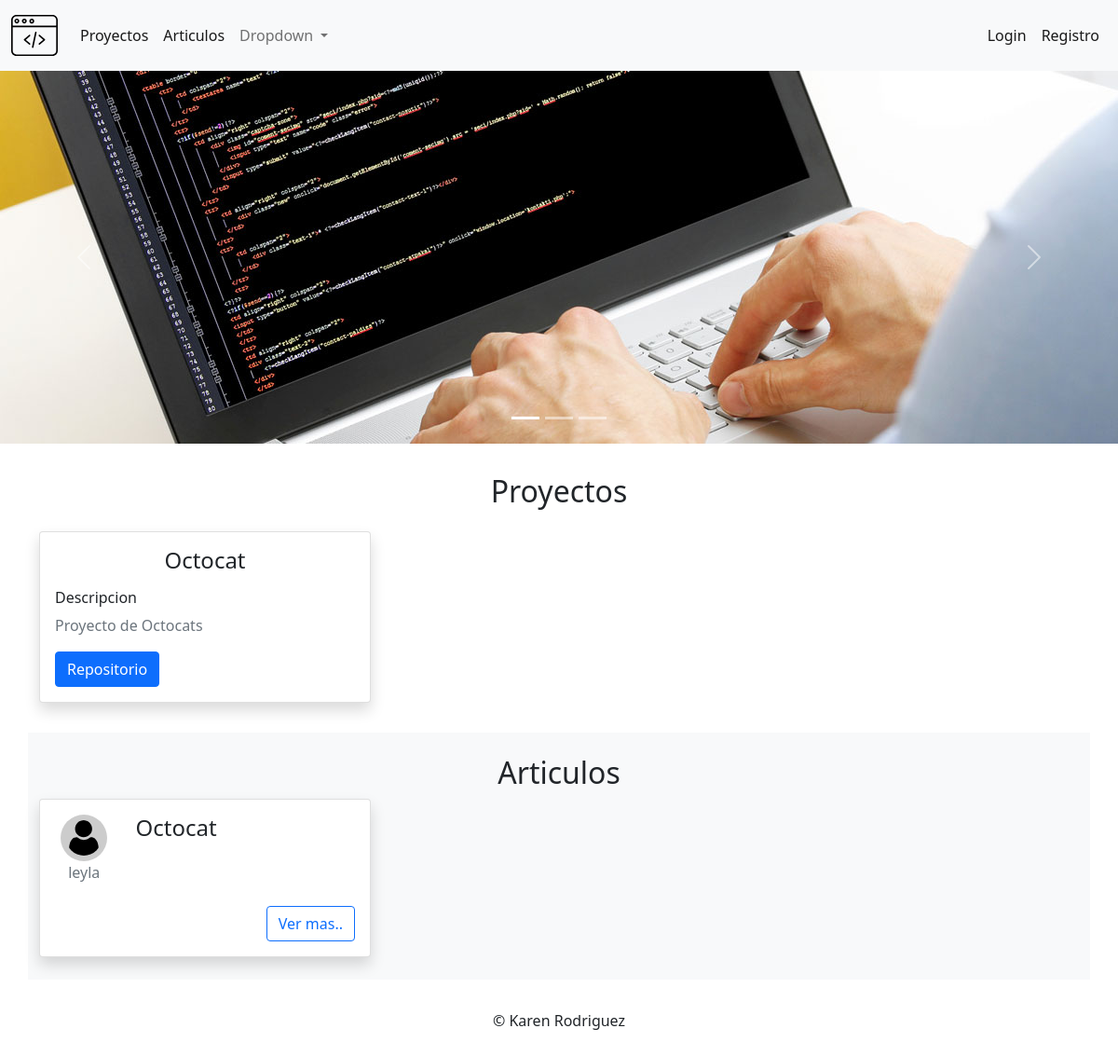
Before: / with the older database file.
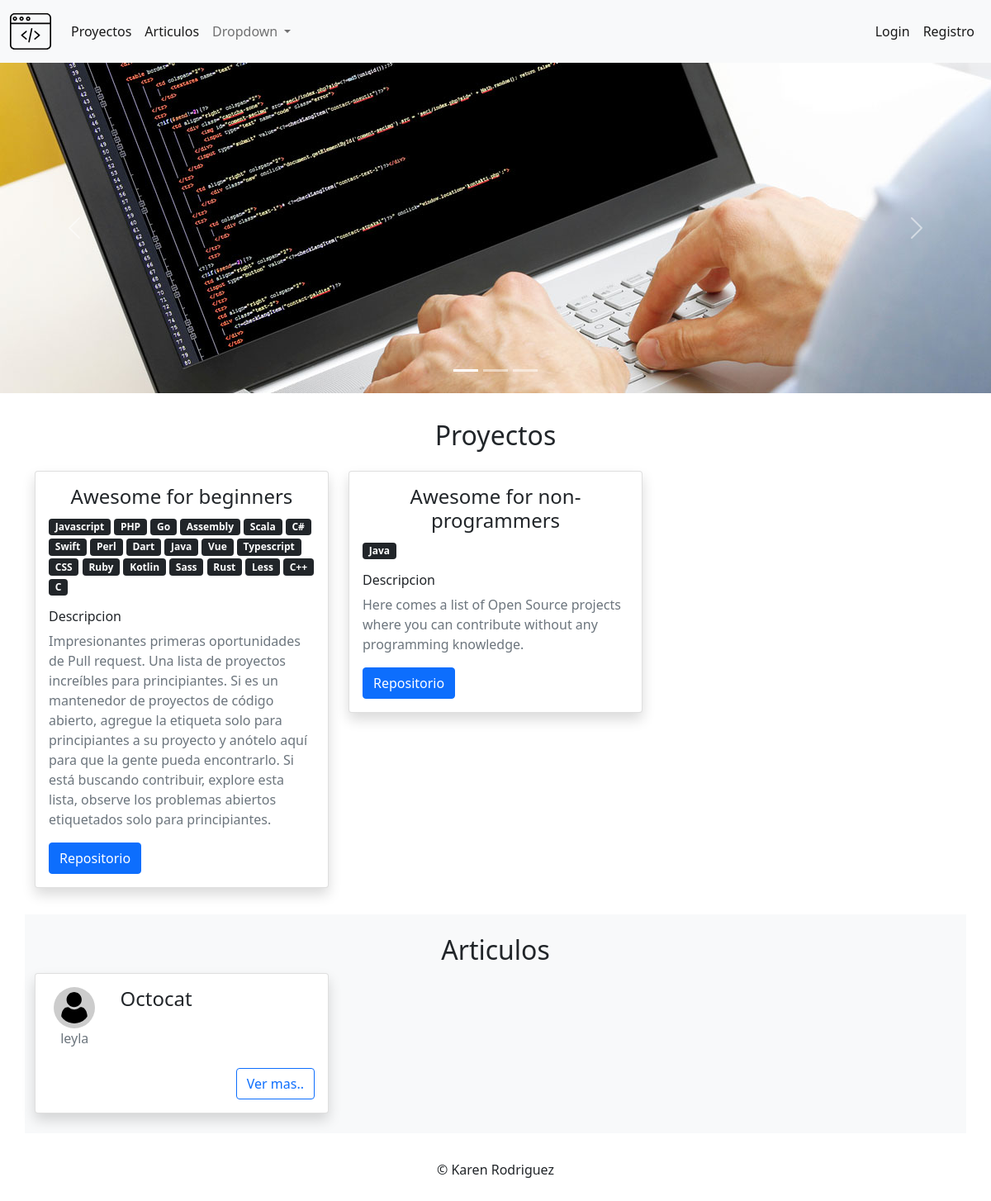
After: the same page with the newer database file.
### tables this page shows
CREATE TABLE proyectos (
  id_proyecto INT NOT NULL UNIQUE AUTO_INCREMENT,
  usuario_id INT NOT NULL,
  nombre VARCHAR(255) NOT NULL,
  descripcion TEXT NOT NULL,
  repositorio VARCHAR(255) NOT NULL UNIQUE,
  tags TEXT,
  estado TINYINT NOT NULL DEFAULT 1,
  fecha DATETIME NOT NULL DEFAULT now(),
  PRIMARY KEY (id_proyecto),
  FOREIGN KEY (usuario_id) REFERENCES usuarios(id_usuario) ON UPDATE CASCADE ON DELETE RESTRICT
);

CREATE TABLE articulos (
  id_articulo INT NOT NULL UNIQUE AUTO_INCREMENT,
  usuario_id INT NOT NULL,
  titulo VARCHAR(255) NOT NULL UNIQUE,
  contenido TEXT NOT NULL,
  estado TINYINT NOT NULL DEFAULT 1,
  fecha DATETIME NOT NULL DEFAULT now(),
  PRIMARY KEY (id_articulo),
  FOREIGN KEY (usuario_id) REFERENCES usuarios(id_usuario) ON UPDATE CASCADE ON DELETE RESTRICT
);

CREATE TABLE usuarios (
  id_usuario INT NOT NULL UNIQUE AUTO_INCREMENT,
  nick VARCHAR(50) NOT NULL UNIQUE,
  email VARCHAR(255) NOT NULL UNIQUE,
  pass VARCHAR(255) NOT NULL,
  rol VARCHAR(20) NOT NULL,
  estado TINYINT NOT NULL DEFAULT 1,
  fecha DATETIME NOT NULL DEFAULT now(),
  PRIMARY KEY (id_usuario)
);

CREATE TABLE lenguajes (
  id_lenguaje INT NOT NULL UNIQUE AUTO_INCREMENT,
  nombre VARCHAR(255) NOT NULL UNIQUE,
  link TEXT NOT NULL,
  estado TINYINT NOT NULL DEFAULT 1,
  fecha DATETIME NOT NULL DEFAULT now(),
  PRIMARY KEY (id_lenguaje)
);

### index.php (called while the page is built, shortened)
<?php
require_once("Helpers/Helpers.php");
$url = !empty($_GET["url"]) ? $_GET["url"] : "home/home";
$arrUrl = explode("/", $url);
$controller = $arrUrl[0];
$method = $arrUrl[0];
if (!empty($arrUrl[1])) {
    if ($arrUrl[1] != "") {
        $method = $arrUrl[1];
    }
}
require_once("Libraries/Core/Load.php");

### Libraries/Core/Controllers.php (called while the page is built, shortened)
<?php
class Controllers
{
    public function loadModel()
    {
        $model = get_class($this)."Model";
        $routClass = "Models/" . $model . ".php";
    }
}

### Libraries/Core/Conexion.php (called while the page is built)
<?php
class Conexion
{
    private $conect;
    public function __construct()
    {
        $connectionString = "mysql:host=" . DB_HOST . ";dbname=" . DB_NAME . ";.DB_CHARSET.";
        try {
            $this->conect = new PDO($connectionString, DB_USER, DB_PASSWORD);
            $this->conect->setAttribute(PDO::ATTR_ERRMODE, PDO::ERRMODE_EXCEPTION);
        } catch (PDOException $e) {
            $this->conect = "Error de conexion";
            echo "Error: " . $e->getMessage();
        }
    }
    public function conect()
    {
        return $this->conect;
    }
}

### Libraries/Core/Mysql.php (called while the page is built, shortened)
<?php
class Mysql extends Conexion
{
    private $conexion;
    function __construct()
    {
        $this->conexion = new Conexion();
        $this->conexion = $this->conexion->conect();
    }
    public function select_all(string $query)
    {
        $this->strquery = $query;
        $result = $this->conexion->prepare($this->strquery);
        $result->execute();
        $data = $result->fetchall(PDO::FETCH_ASSOC);
        return $data;
    }
}

### Helpers/Helpers.php (called while the page is built, shortened)
<?php
function base_url()
{
    return BASE_URL;
}
function media()
{
    return BASE_URL."assets/";
}
function headerPublic($data="")
{
    $view_header = "Views/template/header_public.php";
    require_once($view_header);
}
function footerPublic($data="")
{
    $view_footer = "Views/template/footer_public.php";
    require_once($view_footer);
}

### Libraries/Core/Views.php (called while the page is built)
<?php
class Views
{
    public function getView($controller, $view, $data="")
    {
        $controller = get_class($controller);
        if ($controller == "Home") {
            $view = VIEWS . $view . ".php";
        } else {
            $view = VIEWS . strtolower($controller) . "/" . $view . ".php";
        }
        require_once($view);
    }
}

### Controllers/Home.php (called while the page is built, shortened)
<?php
class Home extends Controllers
{
    public function home($params)
    {
        $data["tag_name"] = "Home";
        $data["page_title"] = "Pagina principal";
        $data["page_name"] = "home";
        $arrData = $this->model->getActiveProyects();
        $data["proyectos"] = $arrData;
        $arrData = $this->model->getActiveArticulos();
        $data["articulos"] = $arrData;
        $this->views->getView($this, "home", $data);
    }
}

### Models/HomeModel.php (called while the page is built, shortened)
<?php
class HomeModel extends Mysql
{
    public function getActiveProyects()
    {
        try {
            $sql = "SELECT * FROM proyectos WHERE estado = 1";
            $request = $this->select_all($sql);
            for ($i = 0; $i < count($request); $i++) {
                $id = $request[$i]['id_proyecto'];
                $sql_lenguajes = "SELECT lenguajes.*  FROM proyectos, lenguajes, proyecto_lenguaje WHERE proyectos.id_proyecto = $id AND proyecto_lenguaje.proyecto_id = proyectos.id_proyecto AND proyecto_lenguaje.lenguaje_id = lenguajes.id_lenguaje";
                $request_lenguajes = $this->select_all($sql_lenguajes);
                $request[$i]["lenguajes"] = $request_lenguajes;
            }
            return $request;
        } catch (Exception $e) {
            echo $e->getMessage();
        }
    }
    public function getActiveArticulos()
    {
        try {
            $sql = "SELECT articulos.*, usuarios.nick FROM articulos, usuarios
                WHERE articulos.estado = 1
                AND articulos.usuario_id = usuarios.id_usuario";
            $request = $this->select_all($sql);
            return $request;
        } catch (Exception $e) {
            echo $e->getMessage();
        }
    }
}

### Views/home.php (the view, shortened to what this page needs)
<?php headerPublic($data); ?>
<div id="carouselExampleIndicators" class="carousel slide" data-bs-ride="carousel">
    <ol class="carousel-indicators">
        <li data-bs-target="#carouselExampleIndicators" data-bs-slide-to="0" class="active"></li>
        <li data-bs-target="#carouselExampleIndicators" data-bs-slide-to="1"></li>
        <li data-bs-target="#carouselExampleIndicators" data-bs-slide-to="2"></li>
    </ol>
    <div class="carousel-inner">
        <div class="carousel-item active">
            <img src="<?= media(); ?>images/uploads/softwaredevelopment.jpeg" class="d-block w-100" alt="...">
        </div>
    </div>
    <a class="carousel-control-prev" href="#carouselExampleIndicators" role="button" data-bs-slide="prev">
        <span class="carousel-control-prev-icon" aria-hidden="true"></span>
    </a>
    <a class="carousel-control-next" href="#carouselExampleIndicators" role="button" data-bs-slide="next">
        <span class="carousel-control-next-icon" aria-hidden="true"></span>
    </a>
</div>
<div class="container my-2 py-4">
    <h2 class="text-center mb-4">Proyectos</h2>
    <div class="row row-cols-1 row-cols-md-3 g-4">
        <?php foreach ($data["proyectos"] as $item) { ?>
            <div class="col">
                <div class="card shadow">
                    <div class="card-body">
                        <h4 class="card-title text-center"><?= $item['nombre'] ?></h4>
                        <?php foreach ($item['lenguajes'] as $lenguaje) { ?>
                            <span class="badge bg-dark"><?= $lenguaje['nombre'] ?></span>
                        <?php } ?>
                        <div class="my-3">
                            <h6>Descripcion</h6>
                            <p class="card-text text-muted"><?= $item['descripcion'] ?></p>
                        </div>
                        <a href="<?= $item['repositorio'] ?>" target="_blank" class="btn btn-primary">Repositorio</a>
                    </div>
                </div>
            </div>
        <?php } ?>
    </div>
</div>
<div class="container bg-light my-2 py-4">
    <div class="row">
        <h2 class="text-center ">Articulos</h2>
    </div>
    <div class="row row-cols-1 row-cols-md-3 g-4 ">
        <?php foreach ($data["articulos"] as $item) { ?>
            <div class="col">
                <div class="card shadow">
                    <div class="card-body">
                        <div class="row">
                            <div class="col-3 d-flex flex-column justify-content-center align-items-center">
                                <img src="<?= media(); ?>images/uploads/usuario.svg" class="rounded-circle avatar" alt="...">
                                <p class="text-muted"><?= $item['nick'] ?></p>
                            </div>
                            <div class="col-9">
                                <h4 class="card-title"><?= $item['titulo'] ?></h4>
                            </div>
                        </div>
                        <div class="d-flex justify-content-end mt-2">
                            <a href="<?= base_url(); ?>home/verArticulo/<?= $item['id_articulo'] ?> " class="btn btn-outline-primary">Ver mas..</a>
                        </div>
                    </div>
                </div>
            </div>
        <?php } ?>
    </div>
</div>
<footer>
    <div class="py-4">
        <p class="text-center">&copy; Karen Rodriguez</p>
    </div>
</footer>
<?php footerPublic($data); ?>

### Libraries/Core/Load.php (shortened to what this page needs)
<?php
$controller = ucwords($controller);
$controllerFile = "Controllers/".$controller.".php";
if(file_exists($controllerFile)){
    $controller = new $controller();
    if(method_exists($controller, $method)){
        $controller->{$method}($params);
    } else{
        require_once("Controllers/Error.php");
    }
}else{
    require_once("Controllers/Error.php");
}

### Views/template/header_public.php (shortened to what this page needs)
<!DOCTYPE html>
<html lang="en">
<head>
    <link href="https://cdn.jsdelivr.net/npm/bootstrap@5.0.0-beta1/dist/css/bootstrap.min.css" rel="stylesheet">
    <link rel="stylesheet" type="text/css" href="<?= media(); ?>css/styles.css">
</head>
<body>
    <nav class="navbar navbar-expand-lg navbar-light bg-light shadow">
        <div class="container-fluid">
            <a class="navbar-brand" href="<?php echo base_url(); ?>"><img src="<?= media(); ?>images/uploads/programacion-web.svg" alt="Logo" style="width: 50px;"></a>
            <div class="collapse navbar-collapse" id="navbarSupportedContent">
                <ul class="navbar-nav me-auto mb-2 mb-lg-0">
                    <li class="nav-item">
                        <a class="nav-link active" aria-current="page" href="<?php echo base_url(); ?>home/proyectos">Proyectos</a>
                    </li>
                    <li class="nav-item">
                        <a class="nav-link active" aria-current="page" href="<?php echo base_url(); ?>home/articulos">Articulos</a>
                    </li>
                    <li class="nav-item dropdown">
                        <a class="nav-link dropdown-toggle" href="#" id="navbarDropdown" role="button" data-bs-toggle="dropdown" aria-expanded="false">
                            Dropdown
                        </a>
                    </li>
                </ul>
                <ul class="navbar-nav">
                    <?php if ($_SESSION['login']) { ?>
                        <li class="nav-item">
                            <a class="nav-link active" aria-current="page" href="<?php echo base_url(); ?>dashboard">Dashboard</a>
                        </li>
                    <?php } else { ?>
                        <li class="nav-item">
                            <a class="nav-link active" aria-current="page" href="<?php echo base_url(); ?>login">Login</a>
                        </li>
                        <li class="nav-item">
                            <a class="nav-link active" aria-current="page" href="<?php echo base_url(); ?>register">Registro</a>
                        </li>
                    <?php } ?>
                </ul>
            </div>
        </div>
    </nav>

### Views/template/footer_public.php (shortened to what this page needs)
</body>
</html>

### Views/template/header_public.php (style rules this page uses)
.avatar { width: 50px; background: #ccc; padding: 6px; }

Changed rows visible on the page:
changed proyectos: gains lenguajes (nombre "Javascript"); gains lenguajes (nombre "PHP"); gains lenguajes (nombre "Go"); nombre "Octocat" → "Awesome for beginners"; descripcion "Proyecto de Octocats" → "Impresionantes primeras oportunidades de Pull request. Una lista de proyectos increíbles para principiantes. Si es un mantenedor de proyectos de código abierto, agregue la etiqueta solo para principiantes a su proyecto y anótelo aquí para que la gente pueda encontrarlo. Si está buscando contribuir, explore esta lista, observe los problemas abiertos etiquetados solo para principiantes."
added lenguajes: nombre "Assembly", shown under proyectos "Awesome for beginners"
added lenguajes: nombre "Scala", shown under proyectos "Awesome for beginners"
added lenguajes: nombre "C#", shown under proyectos "Awesome for beginners"
added lenguajes: nombre "Swift", shown under proyectos "Awesome for beginners"
added lenguajes: nombre "Perl", shown under proyectos "Awesome for beginners"
added lenguajes: nombre "Dart", shown under proyectos "Awesome for beginners"
added lenguajes: nombre "Java"
added lenguajes: nombre "Vue", shown under proyectos "Awesome for beginners"
added lenguajes: nombre "Typescript", shown under proyectos "Awesome for beginners"
added lenguajes: nombre "CSS", shown under proyectos "Awesome for beginners"
added lenguajes: nombre "Ruby", shown under proyectos "Awesome for beginners"
added lenguajes: nombre "Kotlin", shown under proyectos "Awesome for beginners"
added lenguajes: nombre "Sass", shown under proyectos "Awesome for beginners"
added lenguajes: nombre "Rust", shown under proyectos "Awesome for beginners"
added lenguajes: nombre "Less", shown under proyectos "Awesome for beginners"
added lenguajes: nombre "C++", shown under proyectos "Awesome for beginners"
added lenguajes: nombre "C", shown under proyectos "Awesome for beginners"
added proyectos: nombre "Awesome for non-programmers", descripcion "Here comes a list of Open Source projects where you can contribute without any programming knowledge."
